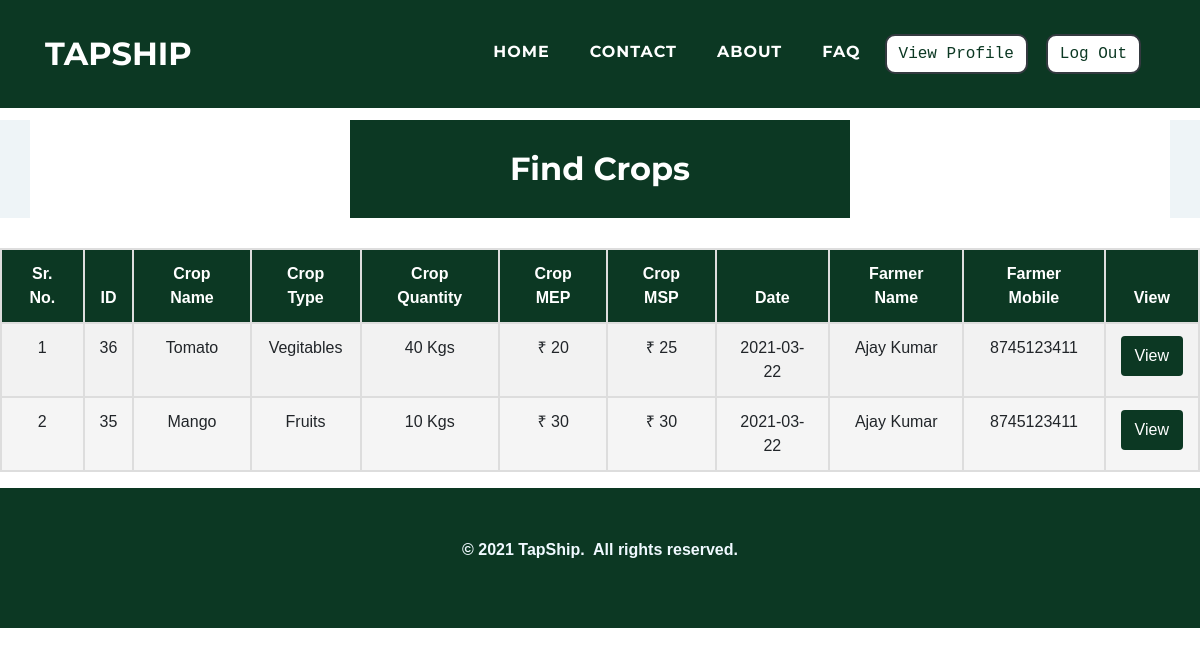
/customers/findcrop.php (signed in), run on an earlier commit of the app's database.
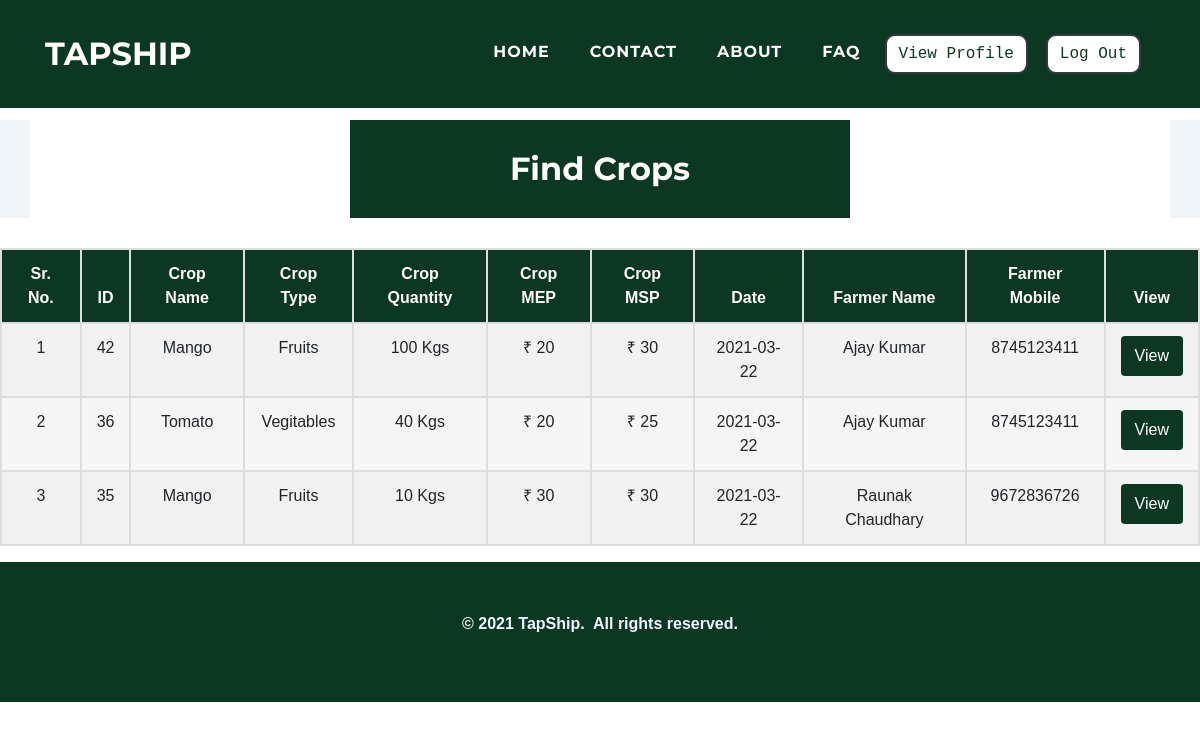
And on a later commit of the database.
### tables this page shows
CREATE TABLE `cropdetails` (
  `cro_id` int(11) NOT NULL,
  `cro_name` varchar(50) NOT NULL,
  `cro_type` varchar(25) NOT NULL,
  `cro_msp` float NOT NULL
);

CREATE TABLE `cropsale` (
  `cr_id` int(11) NOT NULL,
  `cr_f_mobile` varchar(10) NOT NULL,
  `cr_cro_id` int(11) NOT NULL,
  `cr_quantity` varchar(10) NOT NULL,
  `cr_img1` varchar(50) NOT NULL,
  `cr_img2` varchar(50) NOT NULL,
  `cr_img3` varchar(50) NOT NULL,
  `cr_mep` varchar(10) NOT NULL,
  `cr_date` date NOT NULL,
  `cr_status` varchar(10) NOT NULL
);

CREATE TABLE `farmer` (
  `f_id` int(11) NOT NULL,
  `f_name` varchar(50) NOT NULL,
  `f_mobile` varchar(25) NOT NULL,
  `f_gender` varchar(25) NOT NULL,
  `f_age` varchar(10) NOT NULL,
  `f_street` varchar(50) NOT NULL,
  `f_city` varchar(25) NOT NULL,
  `f_state` varchar(25) NOT NULL,
  `f_pincode` varchar(10) NOT NULL,
  `f_aadhar` varchar(25) NOT NULL,
  `f_aadharpdf` varchar(100) NOT NULL,
  `f_pan` varchar(25) NOT NULL,
  `f_panpdf` varchar(100) NOT NULL,
  `f_photo` varchar(100) NOT NULL,
  `f_password` varchar(25) NOT NULL,
  `f_approve` varchar(10) NOT NULL
);

### customers/findcrop.php (the view, shortened to what the changed rows need)
<!DOCTYPE html>
<html>
<head>
    <link rel="stylesheet" href="../assets/bootstrap/css/bootstrap.min.css">
    <link rel="stylesheet" href="../assets/fonts/font-awesome.min.css">
    <link rel="stylesheet" href="../assets/fonts/ionicons.min.css">
    <link rel="stylesheet" href="../assets/css/Article-List.css">
    <link rel="stylesheet" href="../assets/css/Features-Boxed.css">
    <link rel="stylesheet" href="../assets/css/Footer-Dark.css">
    <link rel="stylesheet" href="../assets/css/Highlight-Blue.css">
    <link rel="stylesheet" href="https://cdnjs.cloudflare.com/ajax/libs/animate.css/3.5.2/animate.min.css">
    <link rel="stylesheet" href="https://cdnjs.cloudflare.com/ajax/libs/aos/2.2.0/aos.css">
    <link rel="stylesheet" href="../assets/css/Login-Form-Clean.css">
    <link rel="stylesheet" href="../assets/css/table-style.css"/>
</head>
<body id="page-top">
    <div class="features-boxed">
        <div class="container" style="background: #ffffff;">
            <div class="intro" style="background: #0c3823;margin-top: 120px;margin-bottom: 30px;">
                <h2 class="text-center" data-aos="fade" style="color: rgb(255,255,255);padding: 30px;margin-bottom: 0px;">Find Crops</h2>
            </div>
        </div>
    </div>
    <table  id="tabledata" class=" table table-striped table-hover table-bordered">
 <tr class="bg-dark text-white text-center">
 <thead>
 <th>Sr. No.</th>
 <th> ID </th>
 <th> Crop Name </th>
 <th> Crop Type</th>
 <th> Crop Quantity</th>
 <th> Crop MEP</th>
 <th> Crop MSP</th>
 <th> Date</th>
 <th> Farmer Name</th>
 <th> Farmer Mobile</th>
 <th> View</th>
 </thead>
 </tr >
 <?php
$con = mysqli_connect('localhost','root');
mysqli_select_db($con,'tapship');
 $q = "SELECT CD.cro_name, CD.cro_type, CD.cro_msp, CS.cr_id, CS.cr_quantity, CS.cr_mep, CS.cr_date, CS.cr_status, f.f_name, f.f_mobile
        FROM cropdetails CD, cropsale CS, farmer f where CD.cro_id=CS.cr_cro_id AND f.f_mobile=CS.cr_f_mobile
        ORDER BY CS.cr_id DESC";
 $query = mysqli_query($con,$q);
 $c = 1;
 while($res = mysqli_fetch_array($query)){
     if($res['cr_status']==0||1){
 ?>
 <tr class="text-center">
 <td data-label="Sr. No."> <?php echo $c; $c+=1 ?> </td>
 <td data-label="ID"> <?php echo $res['cr_id']; ?> </td>
 <td data-label="Crop Name"> <?php echo $res['cro_name'];  ?> </td>
 <td data-label="Crop Type"> <?php echo $res['cro_type'];  ?> </td>
 <td data-label="Crop Quantity"> <?php echo $res['cr_quantity'],' Kgs';  ?> </td>
 <td data-label="Crop MEP"> <?php echo '₹ ',$res['cr_mep'];  ?> </td>
 <td data-label="Crop MSP"> <?php echo '₹ ',$res['cro_msp'];  ?> </td>
 <td data-label="Date"> <?php echo $res['cr_date'];  ?> </td>
 <td data-label="Farmer Name"> <?php echo $res['f_name'];  ?> </td>
 <td data-label="Farmer Mobile"> <?php echo $res['f_mobile'];  ?> </td>
 <td data-label="View Details"> <button class="btn" style="background-color:#0c3823;"> <a href="viewcrop.php?cr_id=<?php echo $res['cr_id']; ?>" class="text-white"> View </a> </button> </td>
 </tr>
 <?php
 }}
  ?>
 </table>
</body>
</html>

What changed in the data, as far as the page shows it:
no longer on this page (row unchanged): cropdetails: cropsale.cr_id "36", cro_name "Tomato", cro_type "Vegitables", cropsale.cr_quantity "40", cropsale.cr_mep "20", cro_msp "25", cropsale.cr_date "2021-03-22", farmer.f_name "Ajay Kumar", farmer.f_mobile "8745123411"
no longer on this page (row unchanged): cropdetails: cropsale.cr_id "35", cro_name "Mango", cro_type "Fruits", cropsale.cr_quantity "10", cropsale.cr_mep "30", cro_msp "30", cropsale.cr_date "2021-03-22", farmer.f_name "Ajay Kumar", farmer.f_mobile "8745123411"
added cropsale: cr_id "42", cr_cro.cro_name "Mango", cr_cro.cro_type "Fruits", cr_quantity "100", cr_mep "20", cr_cro.cro_msp "30", cr_date "2021-03-22", farmer.f_name "Ajay Kumar", farmer.f_mobile "8745123411"
now on this page (row unchanged): cropsale: cr_id "36", cr_cro.cro_name "Tomato", cr_cro.cro_type "Vegitables", cr_quantity "40", cr_mep "20", cr_cro.cro_msp "25", cr_date "2021-03-22", farmer.f_name "Ajay Kumar", farmer.f_mobile "8745123411"
now on this page (row edited): cropsale: cr_id "35", cr_cro.cro_name "Mango", cr_cro.cro_type "Fruits", cr_quantity "10", cr_mep "30", cr_cro.cro_msp "30", cr_date "2021-03-22", farmer.f_name "Raunak Chaudhary", farmer.f_mobile "9672836726"
